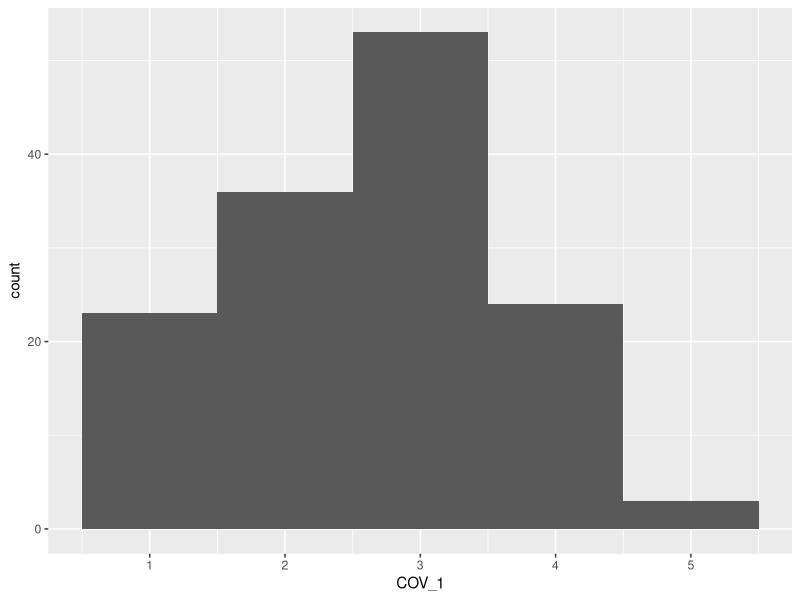
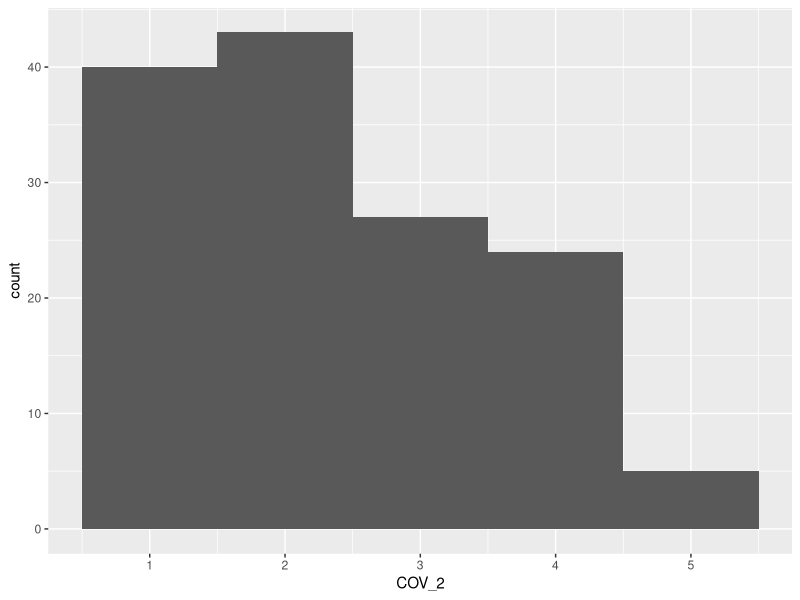
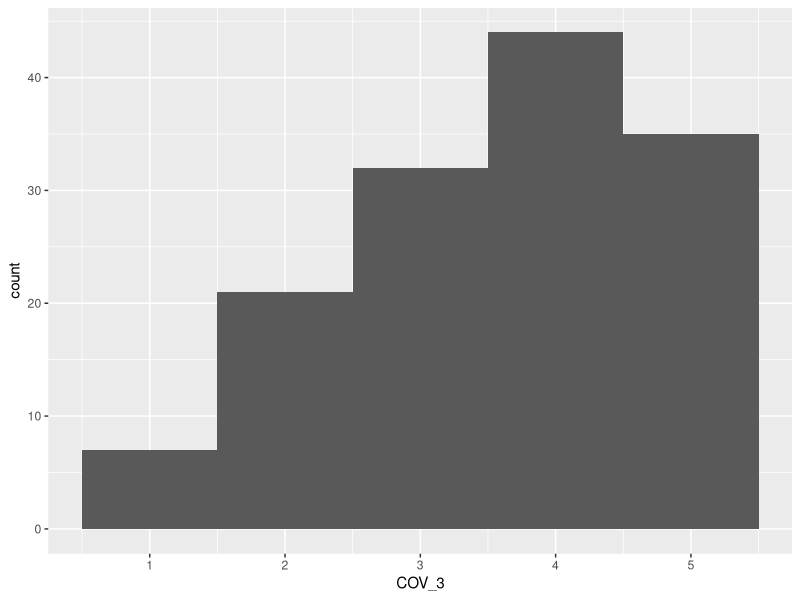
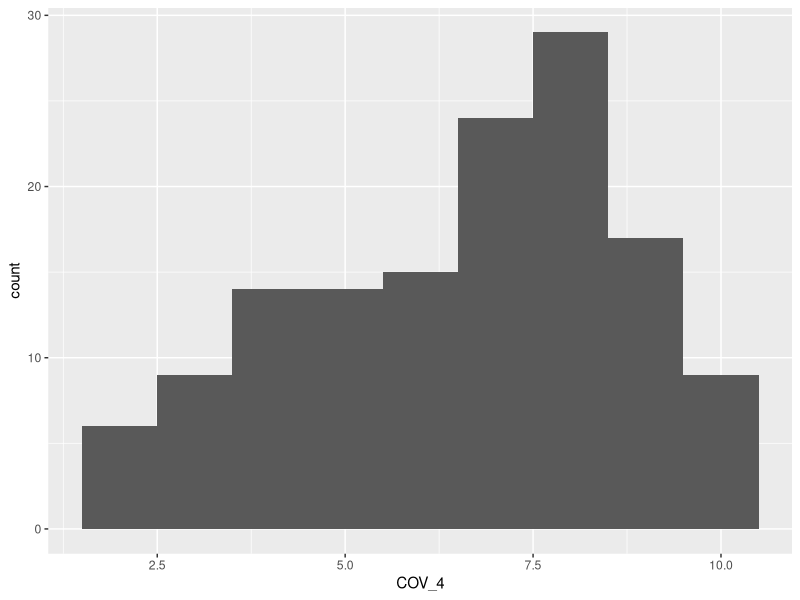
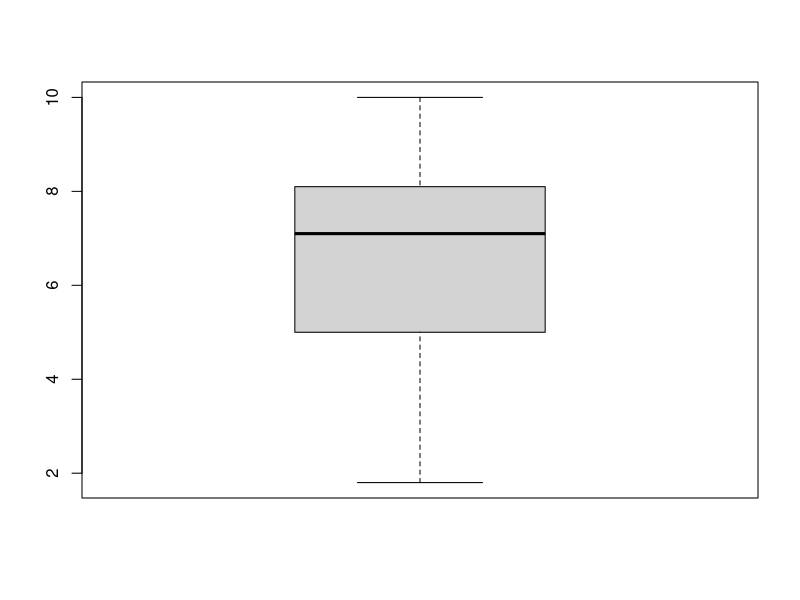

The R script that drew these images, in order:
## ---- chunk 1
df <- readxl::read_xlsx("Lab 03 Dataset.xlsx")
df
## ---- chunk 2
str(df)
## ---- chunk 3
df <- df[-c(1), ]
## ---- chunk 4
str(df)
## ---- chunk 5
cols <- 2:28
df[cols] <- lapply(df[cols], as.numeric)
str(df)
## ---- chunk 6
reverse_scores = c("FIN_1_3", "FIN_2_7")
df [ , reverse_scores] = 8 - df [ , reverse_scores]
## ---- chunk 7
df$SFSS_A <- rowMeans(df[,c("FIN_1_1", "FIN_1_2", "FIN_1_3", "FIN_1_4", "FIN_1_5", "FIN_1_6", "FIN_1_7", "FIN_1_8", "FIN_2_1", "FIN_2_2", "FIN_2_3", "FIN_2_4", "FIN_2_5", "FIN_2_6", "FIN_2_7")], na.rm = TRUE)
## ---- chunk 8
psych::describe(df [ ,c("COV_1", "COV_2", "COV_3")], na.rm = TRUE)
## ---- chunk 9
#| layout-ncol: 3
#| fig-cap: 
#| - "COV _ 1"
#| - "COV _ 2"
#| - "COV _ 3"
library(ggplot2)
ggplot(df, aes(COV_1)) + geom_histogram(binwidth = 1)
ggplot(df, aes(COV_2)) + geom_histogram(binwidth = 1)
ggplot(df, aes(COV_3)) + geom_histogram(binwidth = 1)
## ---- chunk 10
ggplot(df, aes(COV_4)) + geom_histogram(binwidth = 1)
## ---- chunk 11
boxplot(df$COV_4)
## ---- chunk 12
psych::describe(df$COV_4)
shapiro.test(df$COV_4)
## ---- chunk 13
cor.test(df$COV_4, df$COV_10, method = c ("kendall"))
## ---- chunk 14
cor.test(df$COV_4, df$SFSS_A, method = c ("pearson"))
